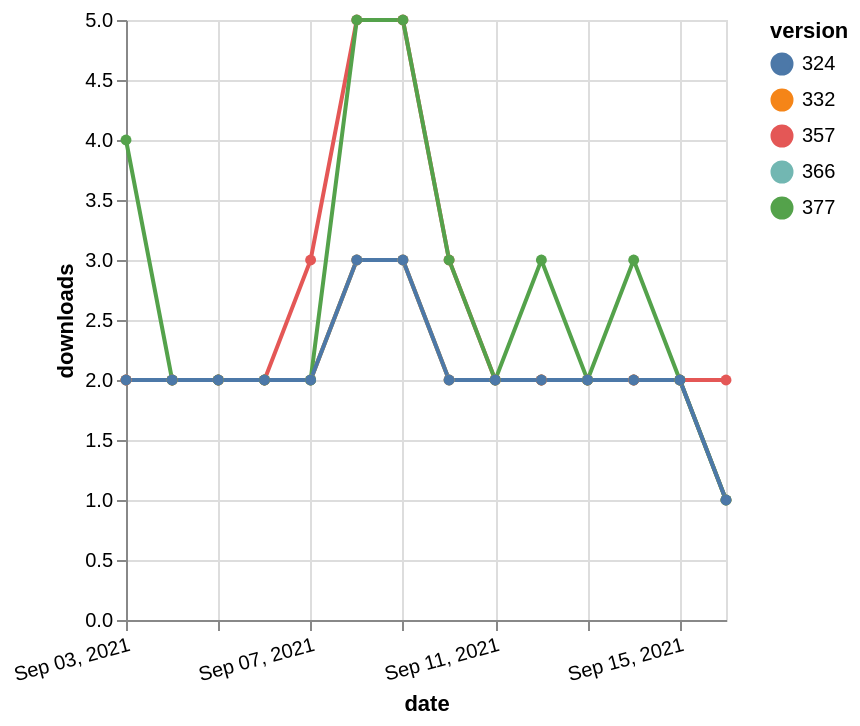

The specification (Vega-Lite) saved for this image:
### Vega-Lite specification from a JSON file in a GitHub repository (floating-point values rounded to 4 significant figures)
{"$schema": "https://vega.github.io/schema/vega-lite/v5.json", "description": "A simple bar chart with embedded data.", "data": {"values": [{"date": "2021-09-03", "total": 2331, "delta": 2, "version": "366"}, {"date": "2021-09-04", "total": 2333, "delta": 2, "version": "366"}, {"date": "2021-09-05", "total": 2335, "delta": 2, "version": "366"}, {"date": "2021-09-06", "total": 2337, "delta": 2, "version": "366"}, {"date": "2021-09-07", "total": 2339, "delta": 2, "version": "366"}, {"date": "2021-09-08", "total": 2342, "delta": 3, "version": "366"}, {"date": "2021-09-09", "total": 2345, "delta": 3, "version": "366"}, {"date": "2021-09-10", "total": 2347, "delta": 2, "version": "366"}, {"date": "2021-09-11", "total": 2349, "delta": 2, "version": "366"}, {"date": "2021-09-12", "total": 2351, "delta": 2, "version": "366"}, {"date": "2021-09-13", "total": 2353, "delta": 2, "version": "366"}, {"date": "2021-09-14", "total": 2355, "delta": 2, "version": "366"}, {"date": "2021-09-15", "total": 2357, "delta": 2, "version": "366"}, {"date": "2021-09-16", "total": 2358, "delta": 1, "version": "366"}, {"date": "2021-09-03", "total": 2891, "delta": 2, "version": "357"}, {"date": "2021-09-04", "total": 2893, "delta": 2, "version": "357"}, {"date": "2021-09-05", "total": 2895, "delta": 2, "version": "357"}, {"date": "2021-09-06", "total": 2897, "delta": 2, "version": "357"}, {"date": "2021-09-07", "total": 2900, "delta": 3, "version": "357"}, {"date": "2021-09-08", "total": 2905, "delta": 5, "version": "357"}, {"date": "2021-09-09", "total": 2910, "delta": 5, "version": "357"}, {"date": "2021-09-10", "total": 2913, "delta": 3, "version": "357"}, {"date": "2021-09-11", "total": 2915, "delta": 2, "version": "357"}, {"date": "2021-09-12", "total": 2917, "delta": 2, "version": "357"}, {"date": "2021-09-13", "total": 2919, "delta": 2, "version": "357"}, {"date": "2021-09-14", "total": 2921, "delta": 2, "version": "357"}, {"date": "2021-09-15", "total": 2923, "delta": 2, "version": "357"}, {"date": "2021-09-16", "total": 2925, "delta": 2, "version": "357"}, {"date": "2021-09-03", "total": 2780, "delta": 2, "version": "332"}, {"date": "2021-09-04", "total": 2782, "delta": 2, "version": "332"}, {"date": "2021-09-05", "total": 2784, "delta": 2, "version": "332"}, {"date": "2021-09-06", "total": 2786, "delta": 2, "version": "332"}, {"date": "2021-09-07", "total": 2788, "delta": 2, "version": "332"}, {"date": "2021-09-08", "total": 2791, "delta": 3, "version": "332"}, {"date": "2021-09-09", "total": 2794, "delta": 3, "version": "332"}, {"date": "2021-09-10", "total": 2796, "delta": 2, "version": "332"}, {"date": "2021-09-11", "total": 2798, "delta": 2, "version": "332"}, {"date": "2021-09-12", "total": 2800, "delta": 2, "version": "332"}, {"date": "2021-09-13", "total": 2802, "delta": 2, "version": "332"}, {"date": "2021-09-14", "total": 2804, "delta": 2, "version": "332"}, {"date": "2021-09-15", "total": 2806, "delta": 2, "version": "332"}, {"date": "2021-09-16", "total": 2807, "delta": 1, "version": "332"}, {"date": "2021-09-03", "total": 2147, "delta": 4, "version": "377"}, {"date": "2021-09-04", "total": 2149, "delta": 2, "version": "377"}, {"date": "2021-09-05", "total": 2151, "delta": 2, "version": "377"}, {"date": "2021-09-06", "total": 2153, "delta": 2, "version": "377"}, {"date": "2021-09-07", "total": 2155, "delta": 2, "version": "377"}, {"date": "2021-09-08", "total": 2160, "delta": 5, "version": "377"}, {"date": "2021-09-09", "total": 2165, "delta": 5, "version": "377"}, {"date": "2021-09-10", "total": 2168, "delta": 3, "version": "377"}, {"date": "2021-09-11", "total": 2170, "delta": 2, "version": "377"}, {"date": "2021-09-12", "total": 2173, "delta": 3, "version": "377"}, {"date": "2021-09-13", "total": 2175, "delta": 2, "version": "377"}, {"date": "2021-09-14", "total": 2178, "delta": 3, "version": "377"}, {"date": "2021-09-15", "total": 2180, "delta": 2, "version": "377"}, {"date": "2021-09-16", "total": 2181, "delta": 1, "version": "377"}, {"date": "2021-09-03", "total": 2537, "delta": 2, "version": "324"}, {"date": "2021-09-04", "total": 2539, "delta": 2, "version": "324"}, {"date": "2021-09-05", "total": 2541, "delta": 2, "version": "324"}, {"date": "2021-09-06", "total": 2543, "delta": 2, "version": "324"}, {"date": "2021-09-07", "total": 2545, "delta": 2, "version": "324"}, {"date": "2021-09-08", "total": 2548, "delta": 3, "version": "324"}, {"date": "2021-09-09", "total": 2551, "delta": 3, "version": "324"}, {"date": "2021-09-10", "total": 2553, "delta": 2, "version": "324"}, {"date": "2021-09-11", "total": 2555, "delta": 2, "version": "324"}, {"date": "2021-09-12", "total": 2557, "delta": 2, "version": "324"}, {"date": "2021-09-13", "total": 2559, "delta": 2, "version": "324"}, {"date": "2021-09-14", "total": 2561, "delta": 2, "version": "324"}, {"date": "2021-09-15", "total": 2563, "delta": 2, "version": "324"}, {"date": "2021-09-16", "total": 2564, "delta": 1, "version": "324"}]}, "width": "container", "mark": {"type": "line", "point": {"filled": true}}, "encoding": {"x": {"field": "date", "type": "temporal", "timeUnit": "yearmonthdate", "title": "date", "axis": {"labelAngle": -15}}, "y": {"field": "delta", "type": "quantitative", "title": "downloads"}, "color": {"field": "version", "type": "nominal"}, "tooltip": {"field": "delta"}}}
